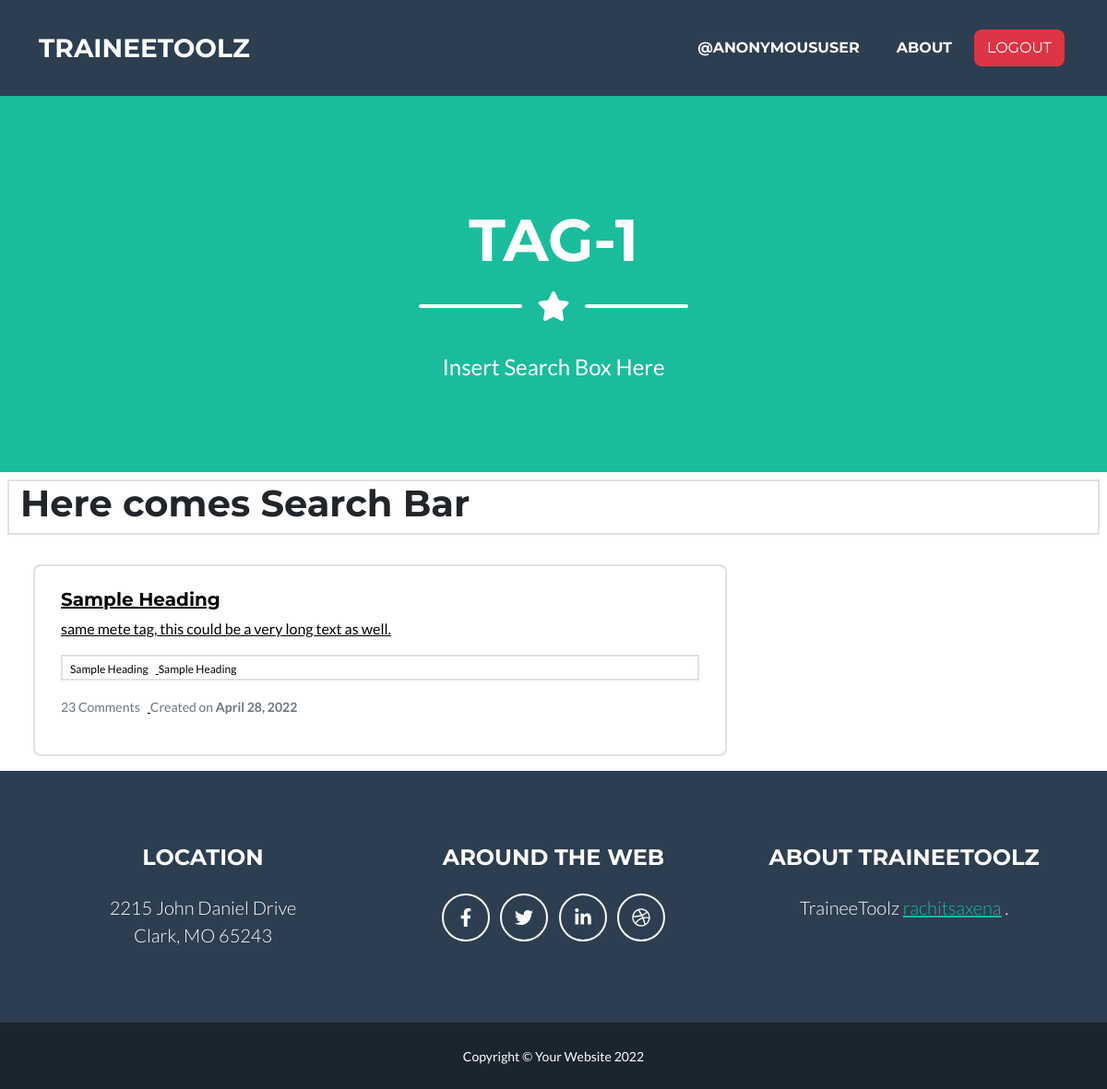
The page /articles/Tag-1 on the database its author committed.
### article/models.py (models this page shows, shortened)
class Tag(models.Model):
    name = models.CharField(max_length=100)

class Article(models.Model):
    publish_choice = (
        ('yes','yes'),
        ('no','no')
    )
    user = models.ForeignKey(User , on_delete=models.CASCADE)
    heading = models.CharField(max_length=200)
    date = models.DateField(auto_now_add=True)
    meta = models.CharField(max_length=200 , blank=True,null=True)
    content = models.TextField()
    tags = models.ManyToManyField(Tag , blank=True)
    published = models.CharField(max_length=10 , choices=publish_choice , default='no')
    def __str__(self):
        return self.heading

### article/views.py (the view)
# urls.py: path('articles/<str:pk>', views.articles , name='articles'),
def articles(request , pk):
    articles = Article.objects.filter(tags__name__in = [pk])
    params = {
        'name':pk,
        'status': True if len(articles) else False,
        'articles': articles
    }
    return render(request , 'article/index.html' , params )

### templates/article/index.html
{% extends 'basic.html'%}
{% block content%}
{% load static %}
        <header class="masthead bg-primary text-white text-center">
            <div class="container d-flex align-items-center flex-column">
                {% if status %}
                <h1 class="masthead-heading text-uppercase mb-0">{{name}}</h1>
                <div class="divider-custom divider-light">
                    <div class="divider-custom-line"></div>
                    <div class="divider-custom-icon"><i class="fas fa-star"></i></div>
                    <div class="divider-custom-line"></div>
                </div>
                <p class="masthead-subheading font-weight-light mb-0">Insert Search Box Here</p>
                {% else%}
                <h2 class="text-uppercase mb-0">No Results with this tag {{name}}</h2>
                {% endif%}
            </div>
        </header>
        <div class="row border m-2">
            <h1>Here comes Search Bar</h1>
        </div>
        <div class="row px-5">
            <div class="col-sm-8 mt-4">
                {% for i in articles %}
                <a href="{% url 'article_detail' i.id%}" style="link-decoration:none; color:black;">
                    <div class="row">
                        <div class="card mb-3 py-2">
                          <div class="card-body">
                            <h5 class="card-title">{{i.heading}}</h5>
                            <p class="card-text">{{i.meta}}</p>
                              <ul class="list-inline border px-2">
                                  {% for j in i.tags.all%}
                                  <li class="list-inline-item"><span style="font-size:12px; color:black;">{{i}}</span></li>
                                  {% endfor %}
                              </ul>
                              <ul class="list-inline">
                                      <li class="list-inline-item"><p class="card-text"><small class="text-muted">23 Comments</small></p></li>
                                  <li class="list-inline-item"><p class="card-text"><small class="text-muted">Created on <b> {{i.date}}</b></small></p></li>
                               </ul>
                          </div>
                        </div>
                    </div>
                </a>
                {%endfor%}
            </div>
            <div class="col-sm-4">
            </div>
        </div>
{% endblock%}

### rows shown on the page
Tag: name "TAG-1"
Article: heading "Sample Heading", meta "same mete tag, this could be a very long text as well.", date "April 28, 2022"

### other values the page prints
{{ user }} "ANONYMOUSUSER"
